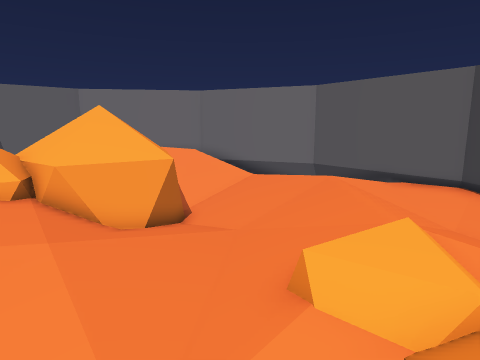
[1] (above)

12 first-person views from a walk through a scene from a Unity 3-D project. The camera is 1.4 m above the floor, tilts 10° down and sees 75° across. The floor is counted in squares, 0.5 m on a side. Each view is taken from the middle of a square. On the plan, view 1 faces up. The plan holds only what a view shows up to about 20 squares ahead; the rest is blank. The place goes on beyond the plan. Some animated figures are left out.

[2]
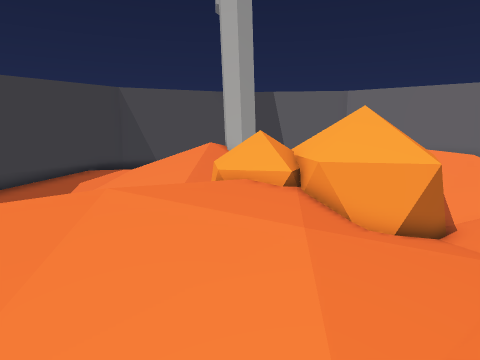

[3]
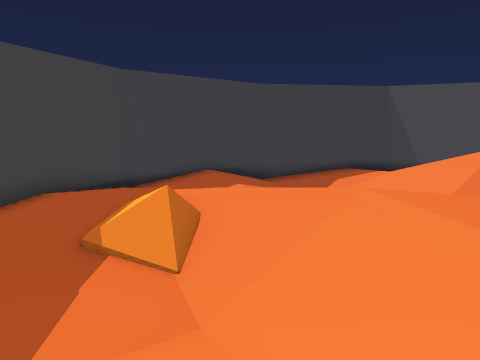

[4]
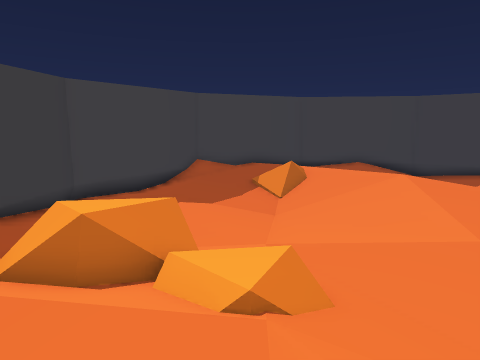

[5]
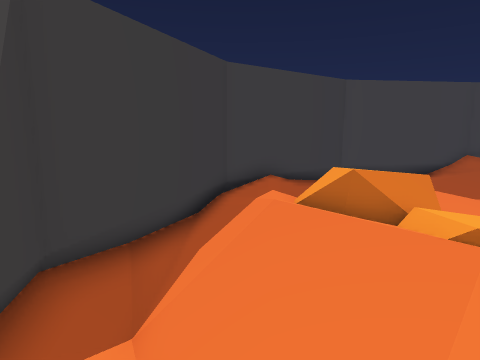

[6]
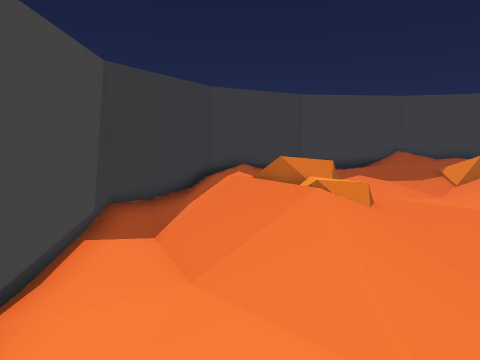

[7]
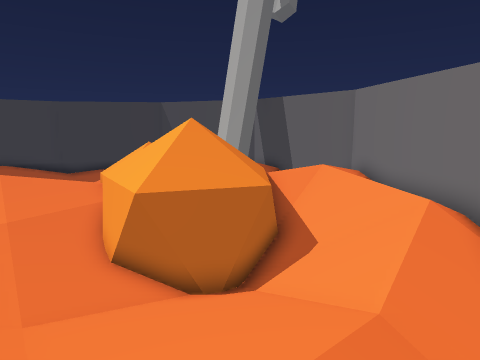

[8]
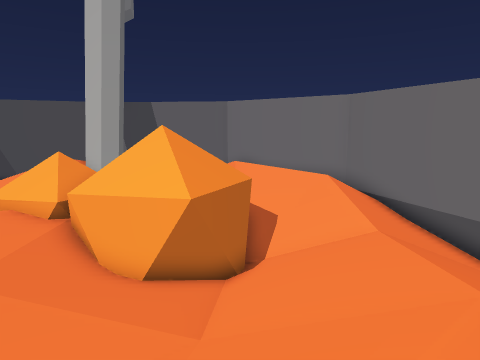

[9]
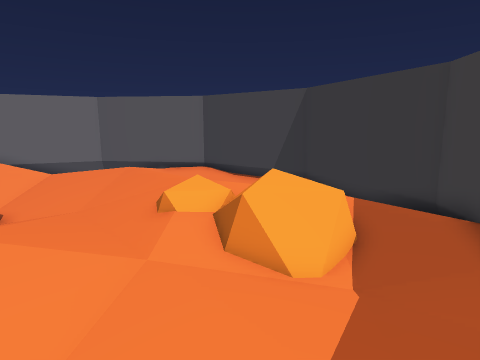

[10]
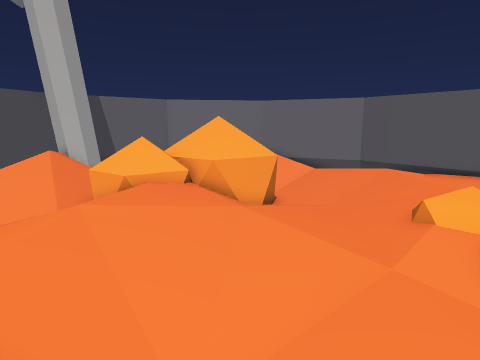

[11]
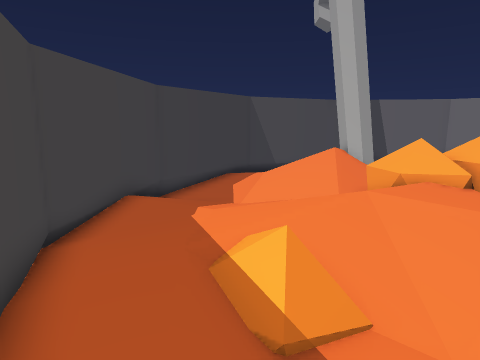

[12]
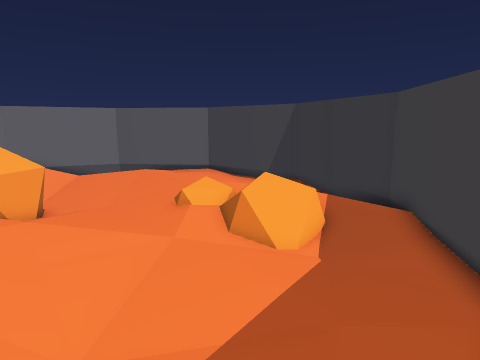

### Floor plan
Key: @ floor where view 1 was taken; # wall or solid block; x gap in a wall; . main floor; : floor 0.25 m higher than the main floor; - floor 0.25 m lower than the main floor; + floor 0.5 m higher than the main floor; * floor 0.75 m higher than the main floor; % floor 1 m higher than the main floor; & floor 1.25 m higher than the main floor; $ floor 1.5 m higher than the main floor; / step, stairs or slope; = window, fence, low wall or low ledge; ^ raised ledge.
Columns run from 17 left of view 1 to 9 right of it. Each row starts with its distance up from view 1.
 19            ^^^^^#
 18        ##^^#/ //####
 17       ##    ///////###
 16      ##    //////////##
 15    ^^/     ///////:// ##
 14   ###/     ///////:// .#
 13   ####     &&&=////:/ :##
 12   ####    =$$&#=////++/:##
 11  ## /// =x $$$%////////.:#
 10  # ////= %*%&#=--//////..#
  9 ## ////=%&%x==----//++/..##
  8 #://///=*%*+//....//+//..##
  7 #://///  +++:/...///+///-.#
  6 #:.///.   ++:::..///+///-/#
  5 ##.//.   +++:::../////////#
  4  #.-.    ++//....//+//////#
  3  #....   +///....:://++//##
  2  #....  ++///.....:+/++//#
  1  #..:::+++///-....=#*++/##
  0  ##::::+++///-...@==#++/#
 -1   ##+::++////-.....#=:+:#
 -2    ##::++///.......-//+##
 -3     #::+++//.........###
 -4     ##:++++/.::::...##
 -5      ####+++:::....##
 -6         ^##//:######
 -7           ^^###

Where each view was taken, in squares from view 1:
view 1: 0 up, 0 right, facing up
view 2: 0 up, 0 right, facing up-left
view 3: 0 up, 0 right, facing left
view 4: 7 up, 5 right, facing down-left
view 5: 9 up, 6 right, facing down
view 6: 14 up, 5 right, facing down
view 7: 13 up, 5 right, facing left
view 8: 6 up, 4 right, facing up-left
view 9: 4 down, 4 left, facing up-right
view 10: 4 down, 4 left, facing up
view 11: 6 down, 4 left, facing up-left
view 12: 6 down, 6 left, facing up-right
